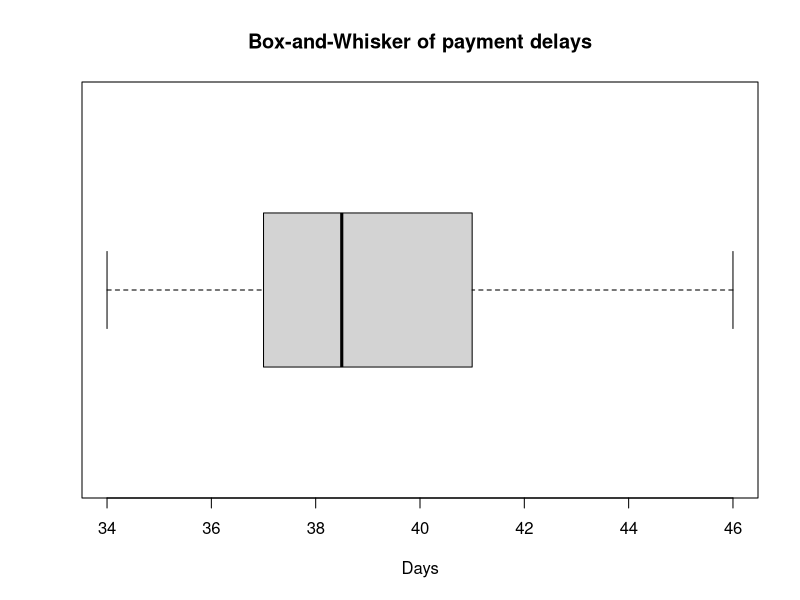
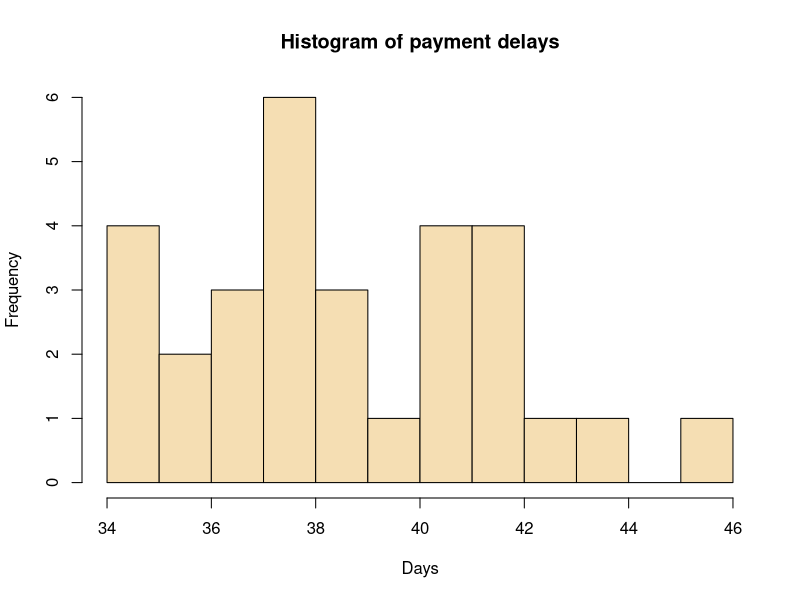
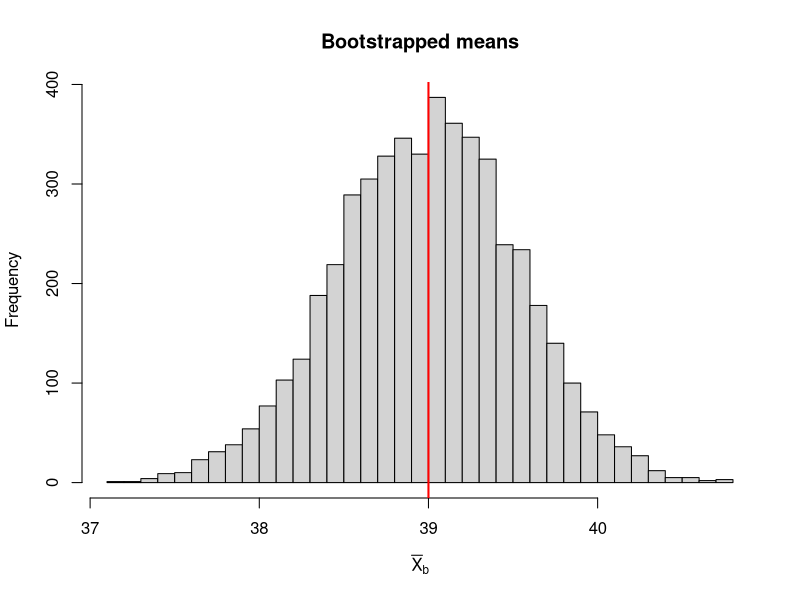

Source code (R) for these figures, in order:
####################################### Module 1A ###########################################
##################################################################################################

## Load the dataset
pdelays = c(37,42,38,44,39,35,43,41,42,38,36,34,37,42,36,
            38,41,39,39,37,34,34,41,41,40,38,38,46,38,42)

# Exploratory data analysis
obs_mean = mean(pdelays)
sd_pd = sd(pdelays)
fivesum = summary(pdelays)
obs_median = median(pdelays)

boxplot(pdelays,main ="Box-and-Whisker of payment delays",horizontal =TRUE,xlab ='Days')
hist(pdelays,breaks =10,col ='wheat',xlab ='Days',main ="Histogram of payment delays")

## Bootstrapping
# number of bootstrap samples
B = 5000
# matrix to store the bootstrap samples
bstr <- matrix(0,ncol=length(pdelays),nrow=B)
set.seed(202)
for(i in 1:B){
  samp = sample(pdelays,size =length(pdelays),replace=TRUE)
  bstr[i,]= samp
}
# Bootstrapped means
bstrm = apply(bstr,1,mean)

# Distribution of the bootstrapped means
hist(bstrm,main = 'Bootstrapped means',xlab =expression(bar(X)[b]),breaks =30)
abline(v = c(obs_mean),col =c('red','green'),lwd =2)


# POINT ESTIMATES #################
boot_bias_est = mean(bstrm)-obs_mean
stand_error_est = sd(bstrm)

# CONFIDENCE INTERVALS ############
sortedmeans = sort(bstrm)
alpha = 0.05

# positions of the quantiles
pos1 = (alpha/2)*B  ; pos2 = (1-(alpha/2))*B
q1 = sortedmeans[pos1]; q2 = sortedmeans[pos2]
cat("95% percentile CI for mu: (",q1," , ",q2,")",sep ='')

# Sampling errors
se1 = q1-obs_mean
se2 = q2-obs_mean
 
# population mean CI bounds
ubound = obs_mean-se1
lbound = obs_mean-se2
cat("95% basic bootstrap CI for mu: ","(",lbound," , ",ubound,")",sep='')

# What if you're interested in the median payment delays?Thats a good question atseba marr

# HYPOTHESIS TESTING ############
obs_mean-38
count = length(sortedmeans[sortedmeans > 40])
bstr_pval = count/length(bstrm)
bstr_pval

# Compare to p-value using normal theory: t-test

# calculate test statistic
mu = 38
n = length(pdelays)
t_stat = (obs_mean-mu)/(sd(pdelays)/sqrt(n))

pvalue_t = 1-pt(t_stat,n-1)
pvalue_t

# OR simply use the t.test function
t_resut = t.test(pdelays,alternative = "greater",mu = 38)
t_resut$p.value
